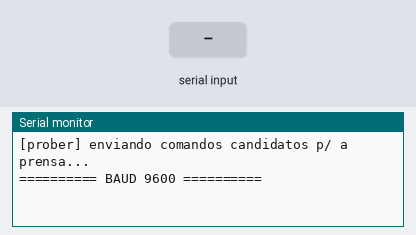
This program was run on a simulated ESP32. Shown: the last lines printed to the serial monitor. Inputs (shaded band) come from the test bench.

Above: at 1.6 s.
1.7 s: "1" received over the second serial link
At 2.0 s:
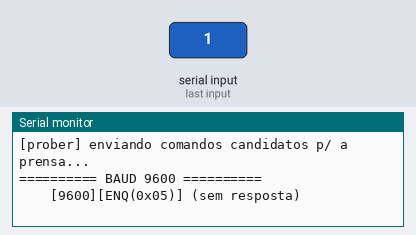
4.7 s: "0" received over the second serial link
At 5.9 s:
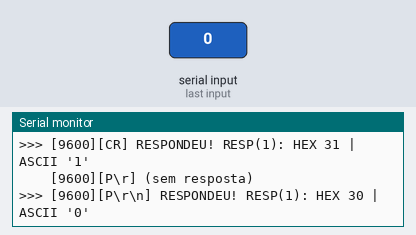
7.7 s: "2" received over the second serial link
At 8.6 s:
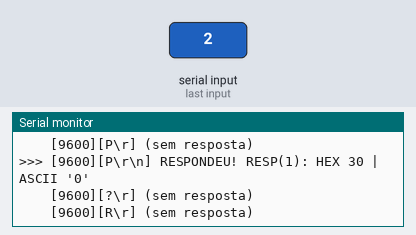
10.7 s: "1" received over the second serial link
At 11.7 s:
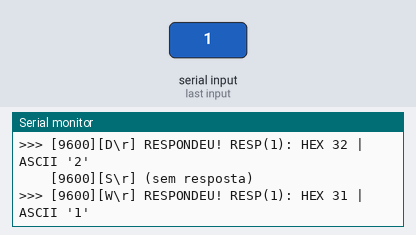
13.7 s: "0" received over the second serial link
At 14.6 s:
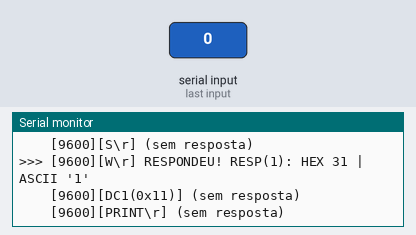
21.2 s: "2" received over the second serial link
At 23.0 s:
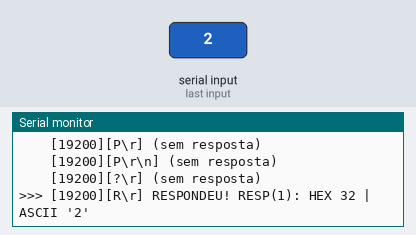

Measured:
- after the input at 4.7 s, the serial monitor: prints a new line after 0.55 s (image 2)
- after the input at 10.7 s, the serial monitor: prints a new line after 0.55 s (image 4)
- after the input at 21.2 s, the serial monitor: prints a new line after 0.90 s (image 6)

The program:

main.cpp
```cpp
// Prober ATIVO de prensa query/resposta (ex.: DIGITEC).
// O ESP32 ENVIA comandos candidatos pela Serial2 (via MAX3232) e escuta a resposta.
// Varre comandos x bauds e mostra qual combinacao faz a prensa responder.
//
// Ligacao: Prensa RS-232 <-> MAX3232 <-> ESP32 (GPIO16=RX, GPIO17=TX, GND comum, VCC=3V3)

#include <Arduino.h>

#define RX_PIN 16
#define TX_PIN 17

const int BAUDS[] = {9600, 19200, 4800, 2400, 38400};

// comandos candidatos (os mais comuns em indicadores/balancas)
struct Cmd { const char* nome; const uint8_t* bytes; size_t len; };
const uint8_t C_ENQ[]   = {0x05};
const uint8_t C_CR[]    = {0x0D};
const uint8_t C_P[]     = {'P', 0x0D};
const uint8_t C_PCRLF[] = {'P', 0x0D, 0x0A};
const uint8_t C_Q[]     = {'?', 0x0D};
const uint8_t C_R[]     = {'R', 0x0D};
const uint8_t C_D[]     = {'D', 0x0D};
const uint8_t C_S[]     = {'S', 0x0D};
const uint8_t C_W[]     = {'W', 0x0D};
const uint8_t C_DC1[]   = {0x11};        // XON
const uint8_t C_PRINT[] = {'P','R','I','N','T',0x0D};
const uint8_t C_STX[]   = {0x02};        // STX
const Cmd CMDS[] = {
  {"ENQ(0x05)", C_ENQ, 1}, {"CR", C_CR, 1}, {"P\\r", C_P, 2}, {"P\\r\\n", C_PCRLF, 3},
  {"?\\r", C_Q, 2}, {"R\\r", C_R, 2}, {"D\\r", C_D, 2}, {"S\\r", C_S, 2},
  {"W\\r", C_W, 2}, {"DC1(0x11)", C_DC1, 1}, {"PRINT\\r", C_PRINT, 6}, {"STX(0x02)", C_STX, 1},
};

void dump(const uint8_t* b, size_t n) {
  String hex, asc;
  for (size_t i = 0; i < n; i++) {
    char h[4]; snprintf(h, sizeof(h), "%02X ", b[i]); hex += h;
    asc += (b[i] >= 32 && b[i] < 127) ? (char)b[i] : '.';
  }
  Serial.printf("RESP(%u): HEX %s| ASCII '%s'\n", (unsigned)n, hex.c_str(), asc.c_str());
}

void probarBaud(int baud) {
  Serial2.begin(baud, SERIAL_8N1, RX_PIN, TX_PIN);
  delay(50);
  Serial.printf("\n========== BAUD %d ==========\n", baud);
  for (auto& c : CMDS) {
    while (Serial2.available()) Serial2.read();   // limpa
    Serial2.write(c.bytes, c.len);
    Serial2.flush();
    // escuta resposta por ~1.2s
    uint8_t buf[128]; size_t n = 0;
    unsigned long t0 = millis();
    while (millis() - t0 < 1200) {
      while (Serial2.available() && n < sizeof(buf)) buf[n++] = Serial2.read();
    }
    if (n > 0) {
      Serial.printf(">>> [%d][%s] RESPONDEU! ", baud, c.nome);
      dump(buf, n);
    } else {
      Serial.printf("    [%d][%s] (sem resposta)\n", baud, c.nome);
    }
  }
  Serial2.end();
}

void setup() {
  Serial.begin(115200);
  delay(400);
  Serial.println("\n[prober] enviando comandos candidatos p/ a prensa...");
}

void loop() {
  for (int b : BAUDS) probarBaud(b);
  Serial.println("\n--- rodada completa, repetindo em 3s ---");
  delay(3000);
}
```
